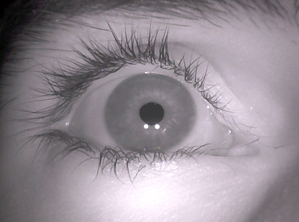
//> input picture Image/eyepupil.png, 299 x 222 px
$ ./HoughCircle_Exercise   (built with g++ and OpenCV 4)
//> lines starting //> are read from the running program, lines starting //| are printed output that depends on the picture; after the words box and inside, x2 and y2 are one past the last pixel; in counts of white or black regions, pixels touching at a corner belong together
//
// Created by An Gyeonheal on 2024-04-16.
//
#include <opencv2/opencv.hpp>
using namespace cv;
using namespace std;

Mat src, gray;
void HoughCircle(int, void*);

int main(int argc, char** argv)
{
    String filename = "C:\\Users\\heal\\source\\repos\\DLIP_GH\\Image\\eyepupil.png";

    /* Read the image */
    src = imread(filename, 1);
//> src is the input picture: 222 rows x 299 cols, CV_8UC3; mean B, G, R 148.2, 140.6, 148.8

    if (!src.data)
    {
        printf(" Error opening image\n");
        return -1;
    }

    cvtColor(src, gray, COLOR_BGR2GRAY);

    /* smooth it, otherwise a lot of false circles may be detected */
    GaussianBlur(gray, gray, Size(5, 5), 4, 4);
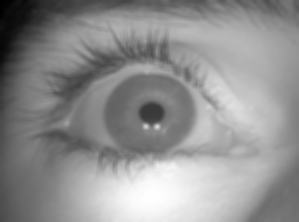
//> gray: 222 rows x 299 cols, CV_8UC1; min 0, max 255, mean 143.9

    imshow("gray", gray);

    HoughCircle(0, 0);

    /* Wait and Exit */
    waitKey();
    return 0;
}

void HoughCircle(int, void*){
    vector<Vec3f> circles;
    HoughCircles(gray, circles, HOUGH_GRADIENT, 1, gray.rows / 50, 100, 40);
//> circles = 2 circles (x, y, radius): [149.5, 120.5, 48.8], [151.5, 114.5, 13]

    for (size_t i = 0; i < circles.size(); i++)
    {
        Point center(cvRound(circles[i][0]), cvRound(circles[i][1]));
        int radius = cvRound(circles[i][2]);

        /* draw the circle outline */
        circle(src, center, radius, Scalar(0, 0, 255), 3, 8, 0);
    }
//> this loop made 2 passes
//> (center, radius) on passes 1 to 2: (Point(150, 120), 49), (Point(152, 114), 13)
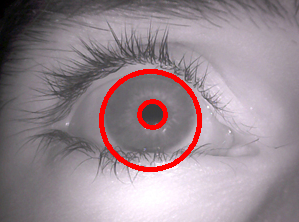
//> src: 222 rows x 299 cols, CV_8UC3; 2.92% of pixels changed, all inside (x1, y1, x2, y2) = (99, 69, 202, 172)

    namedWindow("HoughCircle", 1);
    imshow("HoughCircle", src);

}

/*image: 입력 이미지입니다. 이 함수는 주로 그레이스케일 또는 하나의 채널을 가진 이미지를 입력으로 받습니다.

circles: 검출된 원의 중심 좌표와 반지름을 저장할 벡터입니다.

method: 원을 검출하기 위한 메소드입니다. 현재 OpenCV에서는 HOUGH_GRADIENT만 지원합니다.

dp: 입력 이미지 해상도에 대한 역비율입니다. 예를 들어, dp=1은 원의 검출을 위해 입력 이미지와 동일한 해상도를 사용하고, dp=2는 입력 이미지의 해상도의 반만큼 사용합니다.

minDist: 검출된 원들 사이의 최소 거리입니다. 이 값이 작을수록 검출되는 원의 수가 많아질 수 있습니다.

param1: Canny 엣지 검출기에 전달되는 임계값 상위 임계값입니다.

param2: 허프 변환에 사용되는 임계값입니다. 이 값이 작을수록 검출되는 원의 수가 많아지며, 큰 값은 검출되는 원의 정확도를 높입니다.

minRadius: 검출할 원의 최소 반지름입니다.

maxRadius: 검출할 원의 최대 반지름입니다.*/
